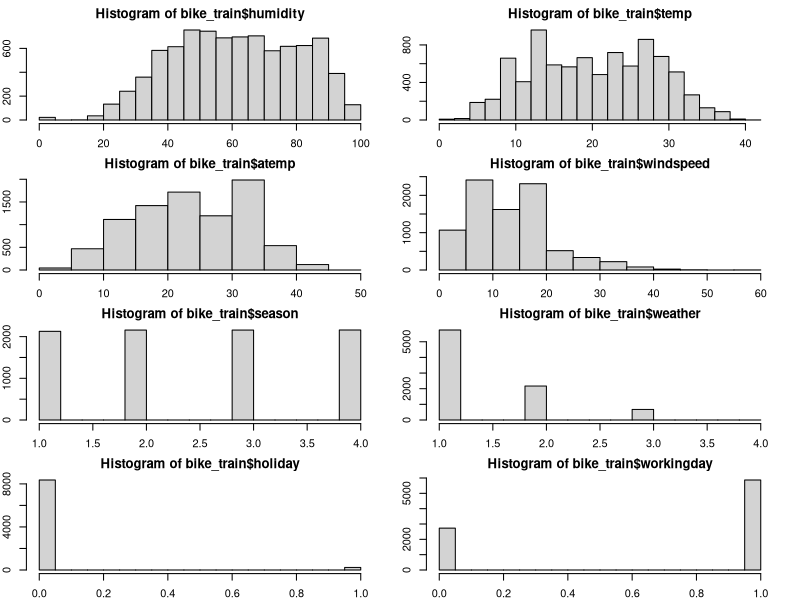
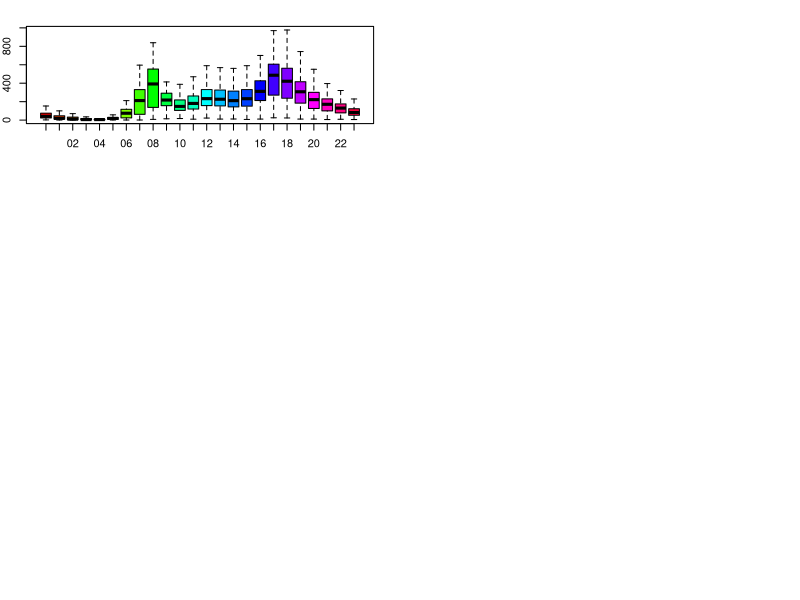

The R source for these figures, in order: (Note: this script raises an error after producing the figures.)
# clean
rm(list=ls())
getwd()

# load data
bike_train <- read.csv("bike_train.csv", sep = ",")

# format datetime column
bike_train$datetime <- as.POSIXct(bike_train$datetime, tz = "UTC", format = "%Y-%m-%d%H:%M:%S")

# initial histograms for overview of data
par(mfrow=c(4,2));
par(mar = rep(2, 4));
hist(bike_train$humidity);
hist(bike_train$temp);
hist(bike_train$atemp);
hist(bike_train$windspeed);
hist(bike_train$season);
hist(bike_train$weather);
hist(bike_train$holiday);
hist(bike_train$workingday);

# factorize non-continuous columns
bike_train$season <- factor(bike_train$season, labels = c("Winter", "Spring", "Summer", "Fall"))
bike_train$holidy <- factor(bike_train$holiday, labels = c("Not_Holiday", "Holiday"))
bike_train$workingday <- factor(bike_train$workingday, labels = c("Not_Working_Day", "Working_Day"))
bike_train$weather <- factor(bike_train$weather, labels = c("Good", "Normal", "Bad", "Very Bad"))

# create factored hour column from datetime
bike_train$hour=substr(bike_train$datetime,12,13)
bike_train$hour=as.factor(bike_train$hour)

# boxplot relation between hour and count of rentals
boxplot(bike_train$count~bike_train$hour,xlab="hour", ylab="count of rentals", col=rainbow(length(unique(bike_train$hour))),outline=FALSE)

# create factored day column from datetime
install.packages("lubridate", dependencies = TRUE)
library(lubridate)
bike_train$day=wday(as.Date(bike_train$datetime,"%Y-%m-%d%H:%M:%S"), label=TRUE, locale=)
boxplot(bike_train$count~bike_train$day,xlab="day", ylab="count of rentals", col=rainbow(length(unique(bike_train$day))),outline=FALSE)

par(mfrow=c(2,1));
# boxplot relation between hour and count of rentals in workdays
bike_train_filtered = bike_train[bike_train$workingday == 1, ];
boxplot(main="Relation between hour and count of rentals in workdays", bike_train_filtered$count~bike_train_filtered$hour,xlab="hour", ylab="count of rentals", col=rainbow(length(unique(bike_train$hour))),outline=FALSE)

# boxplot relation between hour and count of rentals in non-workdays
bike_train_filtered = bike_train[bike_train$workingday == 0, ];
boxplot(main="Relation between hour and count of rentals in non-workdays", bike_train_filtered$count~bike_train_filtered$hour,xlab="hour", ylab="count of rentals", col=rainbow(length(unique(bike_train$hour))),outline=FALSE)

par(mfrow=c(2,2));
# boxplot relation between hour and count of rentals in winter
bike_train_filtered = bike_train[bike_train$season == 1, ];
boxplot(main="Relation between hour and count of rentals in winter", bike_train_filtered$count~bike_train_filtered$hour,xlab="hour", ylab="count of rentals", col=rainbow(length(unique(bike_train$hour))),outline=FALSE)

# boxplot relation between hour and count of rentals in spring
bike_train_filtered = bike_train[bike_train$season == 2, ];
boxplot(main="Relation between hour and count of rentals in spring", bike_train_filtered$count~bike_train_filtered$hour,xlab="hour", ylab="count of rentals", col=rainbow(length(unique(bike_train$hour))),outline=FALSE)

# boxplot relation between hour and count of rentals in summer
bike_train_filtered = bike_train[bike_train$season == 3 ];
boxplot(main="Relation between hour and count of rentals in summer", bike_train_filtered$count~bike_train_filtered$hour,xlab="hour", ylab="count of rentals", col=rainbow(length(unique(bike_train$hour))),outline=FALSE)

# boxplot relation between hour and count of rentals in fall
bike_train_filtered = bike_train[bike_train$season == 4, ];
boxplot(main="Relation between hour and count of rentals in fall", bike_train_filtered$count~bike_train_filtered$hour,xlab="hour", ylab="count of rentals", col=rainbow(length(unique(bike_train$hour))),outline=FALSE)

# boxplot relation between hour and count of rentals in non-workdays
boxplot(bike_train$count~bike_train$hour,xlab="hour", ylab="count of rentals", col=rainbow(length(unique(bike_train$hour))),outline=FALSE)




library(ggplot2)

ggplot(data = bike_train, aes(temp,count)) + geom_point(alpha = 0.3, aes(color = temp)) + theme_bw()

# plot relation between count and date, with points colored according to temp
bike_train$datetime <- as.POSIXct(bike_train$datetime)
pl <- ggplot(bike_train,aes(datetime,count)) + geom_point(aes(color=temp),alpha=0.5)
pl + ggtitle("Relation between count and date, with points colored according to temperature") + scale_color_continuous(low = '#55D8CE',high = '#FF6E2E') + theme_bw()

cor(bike_train[,c('temp','count')])

ggplot(bike_train,aes(factor(season),count)) + geom_boxplot(aes(color = factor(season))) + theme_bw()



bikes_train_lm <- lm(data = bike_train, count ~ temp, xlab="Temperature", ylab="Count")
summary(bikes_train_lm)
plot(bike_train$temp, bike_train$count, pch = 20, cex = .5, col = "blue", main = "Count plotted against temperature", xlab = "Temperature", ylab = "Count")
abline(lm(data = bike_train, count ~ temp))


## 70% of the sample size
smp_size <- floor(0.7 * nrow(bike_train))
set.seed(4242)
train_ind <- sample(seq_len(nrow(bike_train)), size = smp_size)

subset_train <- bike_train[train_ind, ]
subset_test <- bike_train[-train_ind, ]

